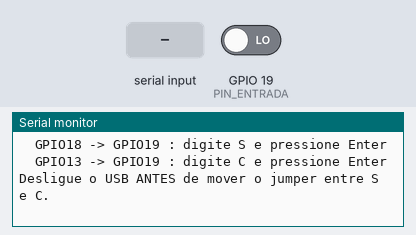
A sketch run on a simulated ESP32. Shown: the last lines printed to the serial monitor. Inputs (shaded band) come from the test bench; at power-on: GPIO 19 (PIN_ENTRADA) LOW.

Above: at 1.7 s.
1.8 s: "S" received over Serial
At 2.3 s:
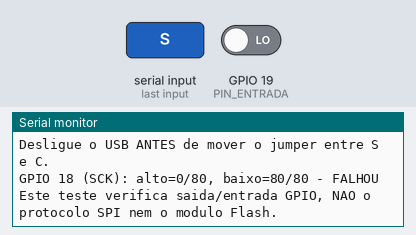
3.3 s: "C" received over Serial
At 4.7 s:
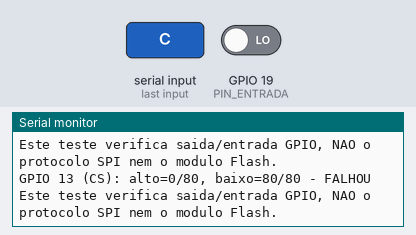

Measured:
- after the input at 1.8 s, the serial monitor: prints a new line at once (image 1)
- after the input at 3.3 s, the serial monitor: prints a new line at once (image 2)

The sketch:

Diagnostico_GPIO_CS_SCK_V018.ino
```cpp
/*
  TCC BRAVO - Diagnostico isolado GPIO SCK / CS - V0.18
  Finalidade: verificar se GPIO18 e GPIO13 alternam niveis e podem ser lidos no GPIO19.
  NAO valida a funcao SPI de hardware de SCK, a Flash ou os fios da montagem original.
  Flash e LoRa devem estar COMPLETAMENTE DESCONECTADOS; ignicao FISICAMENTE DESABILITADA.
  SOMENTE UM jumper de teste por vez, SEMPRE com o ESP32 desligado:
     S: GPIO18 (SCK) -> GPIO19 (MISO)
     C: GPIO13 (CS)  -> GPIO19 (MISO)
  Monitor serial 115200; digitar S ou C conforme o jumper instalado.
  Nao ha comandos de memoria, nem escrita, apagamento ou formatacao.
*/
#include <Arduino.h>

static constexpr int PIN_SCK = 18;
static constexpr int PIN_CS = 13;
static constexpr int PIN_ENTRADA = 19;
static constexpr unsigned CICLOS = 80;

static void testar(int saida, const char *rotulo) {
  // Somente o GPIO selecionado e alternado; o outro permanece em nivel fixo.
  digitalWrite(PIN_SCK, LOW);
  digitalWrite(PIN_CS, HIGH);
  delay(5);

  unsigned errosAlto = 0;
  unsigned errosBaixo = 0;
  for (unsigned i = 0; i < CICLOS; ++i) {
    digitalWrite(saida, HIGH);
    delayMicroseconds(200);
    if (digitalRead(PIN_ENTRADA) != HIGH) ++errosAlto;

    digitalWrite(saida, LOW);
    delayMicroseconds(200);
    if (digitalRead(PIN_ENTRADA) != LOW) ++errosBaixo;
  }

  digitalWrite(PIN_SCK, LOW);
  digitalWrite(PIN_CS, HIGH);
  Serial.printf("GPIO %s: alto=%u/%u, baixo=%u/%u - %s\n",
                rotulo,
                CICLOS - errosAlto, CICLOS,
                CICLOS - errosBaixo, CICLOS,
                (!errosAlto && !errosBaixo) ? "PASSOU" : "FALHOU");
  Serial.println("Este teste verifica saida/entrada GPIO, NAO o protocolo SPI nem o modulo Flash.");
}

void setup() {
  Serial.begin(115200);
  pinMode(PIN_ENTRADA, INPUT);
  pinMode(PIN_SCK, OUTPUT);
  pinMode(PIN_CS, OUTPUT);
  digitalWrite(PIN_SCK, LOW);
  digitalWrite(PIN_CS, HIGH);
  delay(500);
  Serial.println("=== TCC BRAVO - TESTE GPIO SCK/CS V0.18 ===");
  Serial.println("REQUISITO: Flash e LoRa desconectados; ignicao desabilitada.");
  Serial.println("Com USB desligado, instale somente UM jumper de teste:");
  Serial.println("  GPIO18 -> GPIO19 : digite S e pressione Enter");
  Serial.println("  GPIO13 -> GPIO19 : digite C e pressione Enter");
  Serial.println("Desligue o USB ANTES de mover o jumper entre S e C.");
}

void loop() {
  if (!Serial.available()) return;
  const char comando = (char)Serial.read();
  if (comando == 'S' || comando == 's') testar(PIN_SCK, "18 (SCK)");
  if (comando == 'C' || comando == 'c') testar(PIN_CS, "13 (CS)");
}
```
